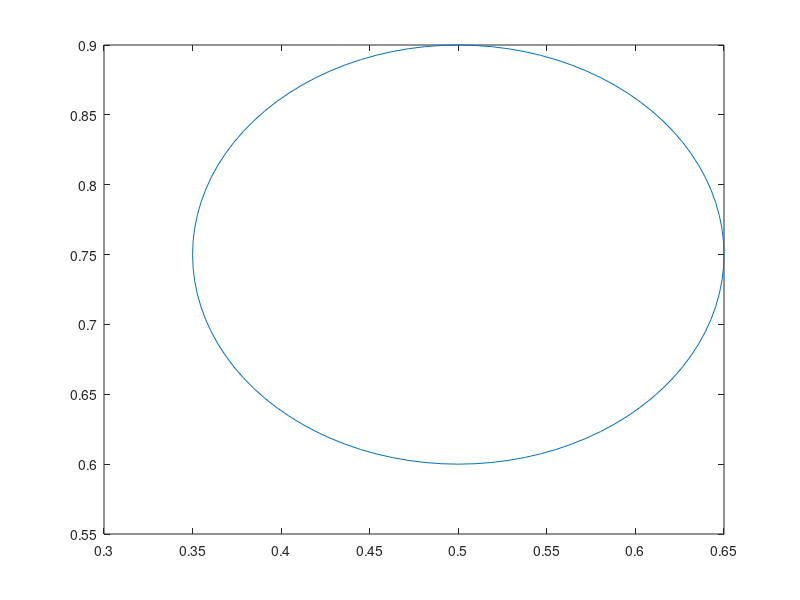

This chart was generated by the following MATLAB code: (Note: this script raises an error after producing the figure.)
clear 
clc

% -------------------------------------------------------------------------
% Interface tracking test
% -------------------------------------------------------------------------


% currently the algorthim fails if the circle falls exactly on the 
% line or corner (try Nx=Ny=11). also for uneven meshes.
Nx =33;
Ny = 33;
x = linspace(0,1,Nx);
y = linspace(0,1,Ny);
h = y(3) - y(2);
[X,Y] = meshgrid(x,y);

%% circle stuff
cir_dis = 0:pi/50:2*pi; %decrease step size for more exact circle
xcir = 0.15 * cos(cir_dis) + 0.5;
ycir = 0.15 * sin(cir_dis) + 0.75;
plot(xcir,ycir)
hold on
% for i = 1:Nx
%     plot(ones(1,length(x))*x(i),y,'k','Linewidth',0.25)
%     plot(x,ones(1,length(y))*y(i),'k','Linewidth',0.25)
% end

x_pos = 0.5;
y_pos = 0.75;
r = 0.15;

j=1;
for i = 1:length(x)
    if x(i) > x_pos-r && x(i) < x_pos+r
        cir_xloc_x(j) = x(i);
        xnode(j) = i;
        j=j+1;
    end
end

cir_xloc_y1 = -(-((cir_xloc_x-x_pos).^2 - r^2)).^(1/2) + y_pos;
cir_xloc_y2 = (-((cir_xloc_x-x_pos).^2 - r^2)).^(1/2) + y_pos;
cir_xloc_y = [cir_xloc_y1,cir_xloc_y2];
% cir_xloc_x = [cir_xloc_x,cir_xloc_x];
% xnode = [xnode];

for i=1:length(xnode)
    for j=1:length(y)-1 %changed from x to y
    if y(j) < cir_xloc_y1(i) && y(j+1) > cir_xloc_y1(i)
    ynodefromx1(i) = j; %from the given xs, determine nodes of y, 1 for bottom
    end
    if y(j) < cir_xloc_y2(i) && y(j+1) > cir_xloc_y2(i)
    ynodefromx2(i) = j; % 2 for top
    end
    end
end
ynodefromx1(ynodefromx1<1) = 1;
ynodefromx2(ynodefromx2<1) = 1;


j=1;
for i = 1:length(y)
    if y(i) > y_pos-r && y(i) < y_pos+r
        cir_yloc_y(j) = y(i);
        ynode(j) = i;
        j=j+1;
    end
end

cir_yloc_x2 = (-((cir_yloc_y-y_pos).^2 - r^2)).^(1/2) + x_pos;
cir_yloc_x1 = -(-((cir_yloc_y-y_pos).^2 - r^2)).^(1/2) + x_pos;
cir_yloc_x = [cir_yloc_x1,cir_yloc_x2];


for i=1:length(ynode)
    for j=1:length(x)-1 %changed y to x
    if x(j) < cir_yloc_x1(i) && x(j+1) > cir_yloc_x1(i)
    xnodefromy1(i) = j; %not from y1, from y, 1
    end
    if x(j) < cir_yloc_x2(i) && x(j+1) > cir_yloc_x2(i)
    xnodefromy2(i) = j;
    end
    end
end
xnodefromy1(xnodefromy1<1) = 1;
xnodefromy2(xnodefromy2<1) = 1;

%[m,leftcir_min] = min(cir_xloc_y1); %yvalues on bottom 
%[m,rightcir_max] = max(cir_xloc_y2); %yvalues on top
[m,leftcir_min] = min(cir_yloc_x1); %xvales on left
[m,rightcir_max] = max(cir_yloc_x2); %xvalues on right

% bot_ycir_x = [cir_yloc_x1(1:botcir_min),cir_yloc_x2(1:topcir_max)];
% top_ycir_x = [cir_yloc_x1(botcir_min:end),cir_yloc_x2(topcir_max:end)];

C =CFDsemiTrapzoid(cir_xloc_x,cir_yloc_y,cir_yloc_x, ...
    cir_xloc_y,cir_xloc_y1, cir_xloc_y2, cir_yloc_x1,cir_yloc_x2,...
    ynodefromx1, ynodefromx2, xnodefromy1, xnodefromy2, xnode, ynode,...
    h,r,x,y);

C = CFDtri1(cir_xloc_x,cir_yloc_y,cir_yloc_x, ...
    cir_xloc_y,cir_xloc_y1, cir_xloc_y2, cir_yloc_x1,cir_yloc_x2,...
    ynodefromx1, ynodefromx2, xnodefromy1, xnodefromy2, xnode, ynode,...
    h,r,x,y,C);

C = CFDtri2(cir_xloc_x,cir_yloc_y,cir_yloc_x, ...
    cir_xloc_y,cir_xloc_y1, cir_xloc_y2, cir_yloc_x1,cir_yloc_x2,...
    ynodefromx1, ynodefromx2, xnodefromy1, xnodefromy2, xnode, ynode,...
    h,r,x,y,C);

% botleft_ycir_x = cir_yloc_x1(1:botcir_min);
% topleft_ycir_x = cir_yloc_x1(botcir_min:end);
% botright_ycir_x = cir_yloc_x2(1:topcir_max);
% topright_ycir_x = cir_yloc_x2(topcir_max:end);
%keep these cause trap may use them

cir_xloc_x = [cir_xloc_x,cir_xloc_x];
cir_yloc_y = [cir_yloc_y,cir_yloc_y];
plot(cir_xloc_x,cir_xloc_y,'o')
plot(cir_yloc_x,cir_yloc_y,'o')


T = 2;
t = T/2; %this is for book example, deliverable 2 has t = T/pi
PHI = 1/pi .* cos(pi*t/T).*sin(pi.*X).^2 .* sin(pi.*Y).^2;

u = -2.*cos(pi.*t./T).*sin(pi.*X).^2 .* sin(pi.*Y).*cos(pi.*Y);
v = 2.*cos(pi.*t./T).*sin(pi.*Y).^2 .* sin(pi.*X).*cos(pi.*X);

% figure
% quiver(X,Y,u,v)
% C = (u.^2 + v.^2).^(1/2);
